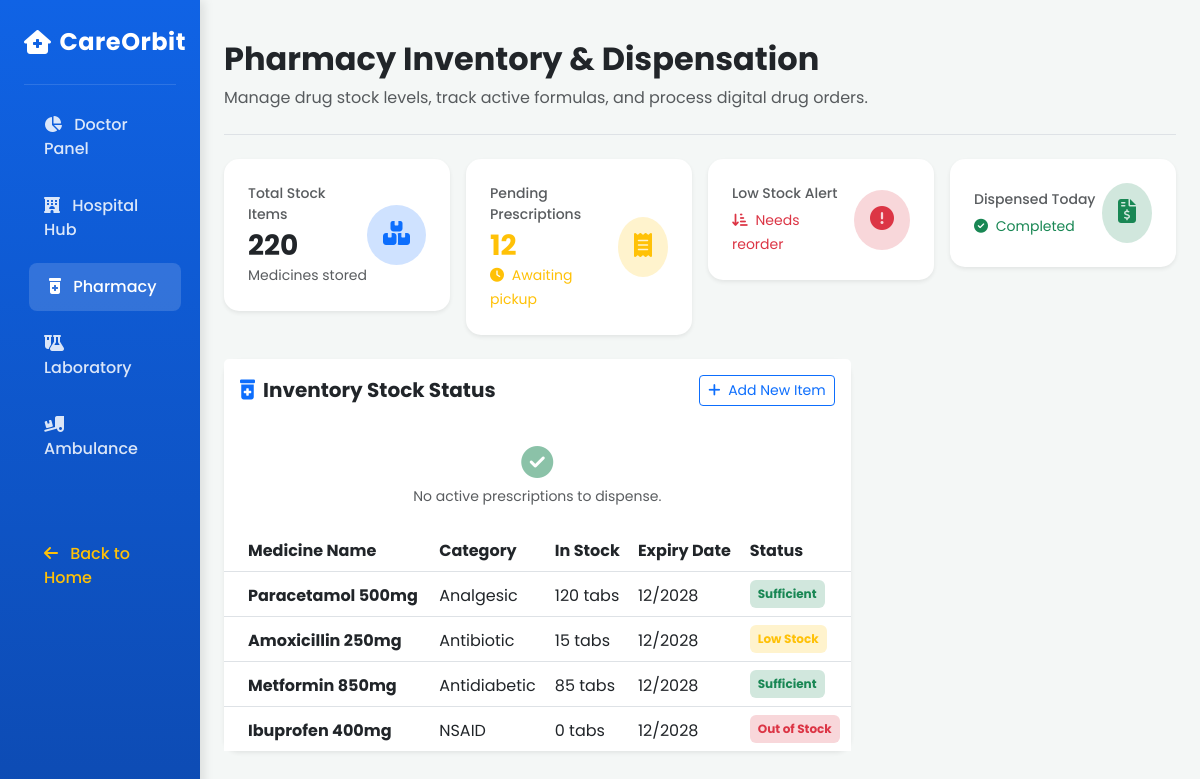
Page /pharmacy-dashboard on the committed database.
### models.py (models this page shows)
class Medicine(db.Model):
    id = db.Column(db.Integer, primary_key=True)
    name = db.Column(db.String(100), nullable=False)
    category = db.Column(db.String(100), nullable=False)
    stock = db.Column(db.Integer, nullable=False, default=0)
    status = db.Column(db.String(50), nullable=False, default="In Stock")

### app.py (the view)
@app.route("/pharmacy-dashboard")
def pharmacy_dashboard():
    medicines = Medicine.query.all()
    total_products = len(medicines)
    low_stock = Medicine.query.filter(Medicine.stock <= 20).count()
    total_stock_val = sum(m.stock for m in medicines if m.stock)
    return render_template(
        "pharmacy_dashboard.html",
        medicines=medicines,
        total_products=total_products,
        low_stock_count=low_stock,
        pending_orders=12,
        total_stock=total_stock_val
    )

### templates/pharmacy_dashboard.html (shortened to what this page needs)
<!DOCTYPE html>
<html lang="en">
<head>
    <link href="https://cdn.jsdelivr.net/npm/bootstrap@5.3.0/dist/css/bootstrap.min.css" rel="stylesheet">
    <link rel="stylesheet" href="https://cdnjs.cloudflare.com/ajax/libs/font-awesome/6.4.0/css/all.min.css">
</head>
<body>
<div class="container-fluid">
    <div class="row">
        <nav class="col-md-3 col-lg-2 d-md-block sidebar collapse p-4">
            <div class="sidebar-brand d-flex align-items-center mb-4">
                <i class="fa-solid fa-house-medical me-2"></i>
                <span>CareOrbit</span>
            </div>
            <hr class="text-white-50">
            <ul class="nav flex-column gap-1">
                <li class="nav-item">
                    <a class="nav-link" href="/doctor-dashboard"><i class="fa-solid fa-chart-pie me-2"></i> Doctor Panel</a>
                </li>
                <li class="nav-item">
                    <a class="nav-link" href="/hospital-dashboard"><i class="fa-solid fa-hotel me-2"></i> Hospital Hub</a>
                </li>
                <li class="nav-item">
                    <a class="nav-link active" href="#"><i class="fa-solid fa-prescription-bottle-medical me-2"></i> Pharmacy</a>
                </li>
                <li class="nav-item">
                    <a class="nav-link" href="#"><i class="fa-solid fa-flask-vial me-2"></i> Laboratory</a>
                </li>
                <li class="nav-item">
                    <a class="nav-link" href="#"><i class="fa-solid fa-truck-ramp-box me-2"></i> Ambulance</a>
                </li>
                <li class="nav-item mt-5">
                    <a class="nav-link text-warning" href="/"><i class="fa-solid fa-arrow-left me-2"></i> Back to Home</a>
                </li>
            </ul>
        </nav>
        <main class="col-md-9 ms-sm-auto col-lg-10 px-md-4 py-4">
            <div class="d-flex justify-content-between flex-wrap flex-md-nowrap align-items-center pt-3 pb-2 mb-4 border-bottom">
                <div>
                    <h1 class="h2 fw-bold text-dark">Pharmacy Inventory & Dispensation</h1>
                    <p class="text-muted">Manage drug stock levels, track active formulas, and process digital drug orders.</p>
                </div>
            </div>
            <div class="row g-3 mb-4">
                <div class="col-md-3 col-sm-6">
                    <div class="card pharmacy-card p-4 shadow-sm">
                        <div class="d-flex justify-content-between align-items-center">
                            <div>
                                <span class="text-muted small fw-medium d-block">Total Stock Items</span>
                                <h3 class="fw-bold text-dark mt-1 mb-0">{{total_stock}}</h3>
                                <span class="text-muted small">Medicines stored</span>
                            </div>
                            <div class="bg-primary-subtle p-3 rounded-circle text-primary">
                                <i class="fa-solid fa-boxes-stacked fs-4"></i>
                            </div>
                        </div>
                    </div>
                </div>
                <div class="col-md-3 col-sm-6">
                    <div class="card pharmacy-card p-4 shadow-sm">
                        <div class="d-flex justify-content-between align-items-center">
                            <div>
                                <span class="text-muted small fw-medium d-block">Pending Prescriptions</span>
                                <h3 class="fw-bold text-warning mt-1 mb-0">{{pending_orders}}</h3>
                                <span class="text-warning small"><i class="fa-solid fa-clock me-1"></i> Awaiting pickup</span>
                            </div>
                            <div class="bg-warning-subtle p-3 rounded-circle text-warning">
                                <i class="fa-solid fa-receipt fs-4"></i>
                            </div>
                        </div>
                    </div>
                </div>
                <div class="col-md-3 col-sm-6">
                    <div class="card pharmacy-card p-4 shadow-sm">
                        <div class="d-flex justify-content-between align-items-center">
                            <div>
                                <span class="text-muted small fw-medium d-block">Low Stock Alert</span>
                                <span class="text-danger small"><i class="fa-solid fa-arrow-down-short-wide me-1"></i> Needs reorder</span>
                            </div>
                            <div class="bg-danger-subtle p-3 rounded-circle text-danger">
                                <i class="fa-solid fa-circle-exclamation fs-4"></i>
                            </div>
                        </div>
                    </div>
                </div>
                <div class="col-md-3 col-sm-6">
                    <div class="card pharmacy-card p-4 shadow-sm">
                        <div class="d-flex justify-content-between align-items-center">
                            <div>
                                <span class="text-muted small fw-medium d-block">Dispensed Today</span>
                                <span class="text-success small"><i class="fa-solid fa-circle-check me-1"></i> Completed</span>
                            </div>
                            <div class="bg-success-subtle p-3 rounded-circle text-success">
                                <i class="fa-solid fa-file-invoice-dollar fs-4"></i>
                            </div>
                        </div>
                    </div>
                </div>
            </div>
            <div class="row g-4">
                <div class="col-lg-8">
                    <div class="card pharmacy-card shadow-sm">
                        <div class="card-header bg-white py-3 border-0 d-flex justify-content-between align-items-center">
                            <h5 class="m-0 fw-bold text-dark"><i class="fa-solid fa-prescription-bottle-medical text-primary me-2"></i>Inventory Stock Status</h5>
                            <button class="btn btn-sm btn-outline-primary"><i class="fa-solid fa-plus me-1"></i> Add New Item</button>
                        </div>
                        <div class="card-body p-0">
                            <div class="table-responsive">
                                <table class="table table-hover align-middle mb-0">
                                    <thead>
                                        <tr>
                                            <th class="ps-4">Medicine Name</th>
                                            <th>Category</th>
                                            <th>In Stock</th>
                                            <th>Expiry Date</th>
                                            <th>Status</th>
                                        </tr>
                                    {% for med in medicines %}
        <tr>
            <td class="ps-4 fw-bold text-dark">{{ med.name }}</td>
            <td>{{ med.category }}</td>
            <td>{{ med.stock }} tabs</td>
            <td>12/2028</td>
            <td>
                {% if med.status == 'In Stock' or med.status == 'Sufficient' %}
                    <span class="badge bg-success-subtle text-success p-2">Sufficient</span>
                {% elif med.status == 'Low Stock' %}
                    <span class="badge bg-warning-subtle text-warning p-2">Low Stock</span>
                {% else %}
                    <span class="badge bg-danger-subtle text-danger p-2">Out of Stock</span>
                {% endif %}
            </td>
        </tr>
        {% else %}
        <tr>
            <td colspan="5" class="text-center text-muted py-4">No medicines found in database inventory.</td>
        </tr>
        {% endfor %}
  <tr>
 <div class="d-flex flex-column gap-3" style="max-height: 400px; overflow-y: auto;">
                            {% if prescriptions %}
                                {% for prescription in prescriptions %}
                                <div class="p-3 border rounded shadow-sm bg-white" style="border-left: 4px solid #1063e5 !important;">
                                    <div class="d-flex justify-content-between align-items-center mb-2">
                                        <strong class="text-dark">Order #PH-{{ prescription.id }}</strong>
                                        <span class="badge bg-warning-subtle text-warning px-2 py-1" style="font-size: 11px;">Ready</span>
                                    </div>
                                    <p class="text-muted small mb-1"><strong>Patient:</strong> {{ prescription.patient_name }}</p>
                                    <span class="text-secondary small d-block"><strong>Meds:</strong> {{ prescription.prescription }}</span>
                                </div>
                                {% endfor %}
                            {% else %}
                                <div class="text-center py-4 text-muted">
                                    <i class="fa-solid fa-circle-check fa-2x mb-2 text-success opacity-50"></i>
                                    <p class="mb-0 small">No active prescriptions to dispense.</p>
                                </div>
                            {% endif %}
                        </div>
                    </div>
                </div>
            </div>
        </main>
    </div>
</div>
</body>
</html>

### templates/pharmacy_dashboard.html (style rules this page uses)
body { font-family: 'Poppins', sans-serif; background-color: #f4f7f6; }
.sidebar { min-height: 100vh; background: linear-gradient(180deg, #1063e5 0%, #0d4bb3 100%); color: white; box-shadow: 4px 0 10px rgba(0,0,0,0.1); }
.sidebar .nav-link { color: rgba(255, 255, 255, 0.85); font-weight: 500; padding: 12px 20px; border-radius: 8px; transition: all 0.3s ease; margin-bottom: 5px; }
.sidebar .nav-link:hover, .sidebar .nav-link.active { color: white; background-color: rgba(255, 255, 255, 0.15); transform: translateX(5px); }
.sidebar-brand { font-size: 1.5rem; font-weight: 700; letter-spacing: 0.5px; }
.pharmacy-card { border: none; border-radius: 15px; background: white; transition: transform 0.2s ease, box-shadow 0.2s ease; }

### rows in the picture
Medicine: name "Paracetamol 500mg", category "Analgesic", stock "120", status "Sufficient"
Medicine: name "Amoxicillin 250mg", category "Antibiotic", stock "15", status "Low Stock"
Medicine: name "Metformin 850mg", category "Antidiabetic", stock "85", status "Sufficient"
Medicine: name "Ibuprofen 400mg", category "NSAID", stock "0", status "Out of Stock"

### other values in the picture
{{ total_stock }} "220"
{{ pending_orders }} "12"
